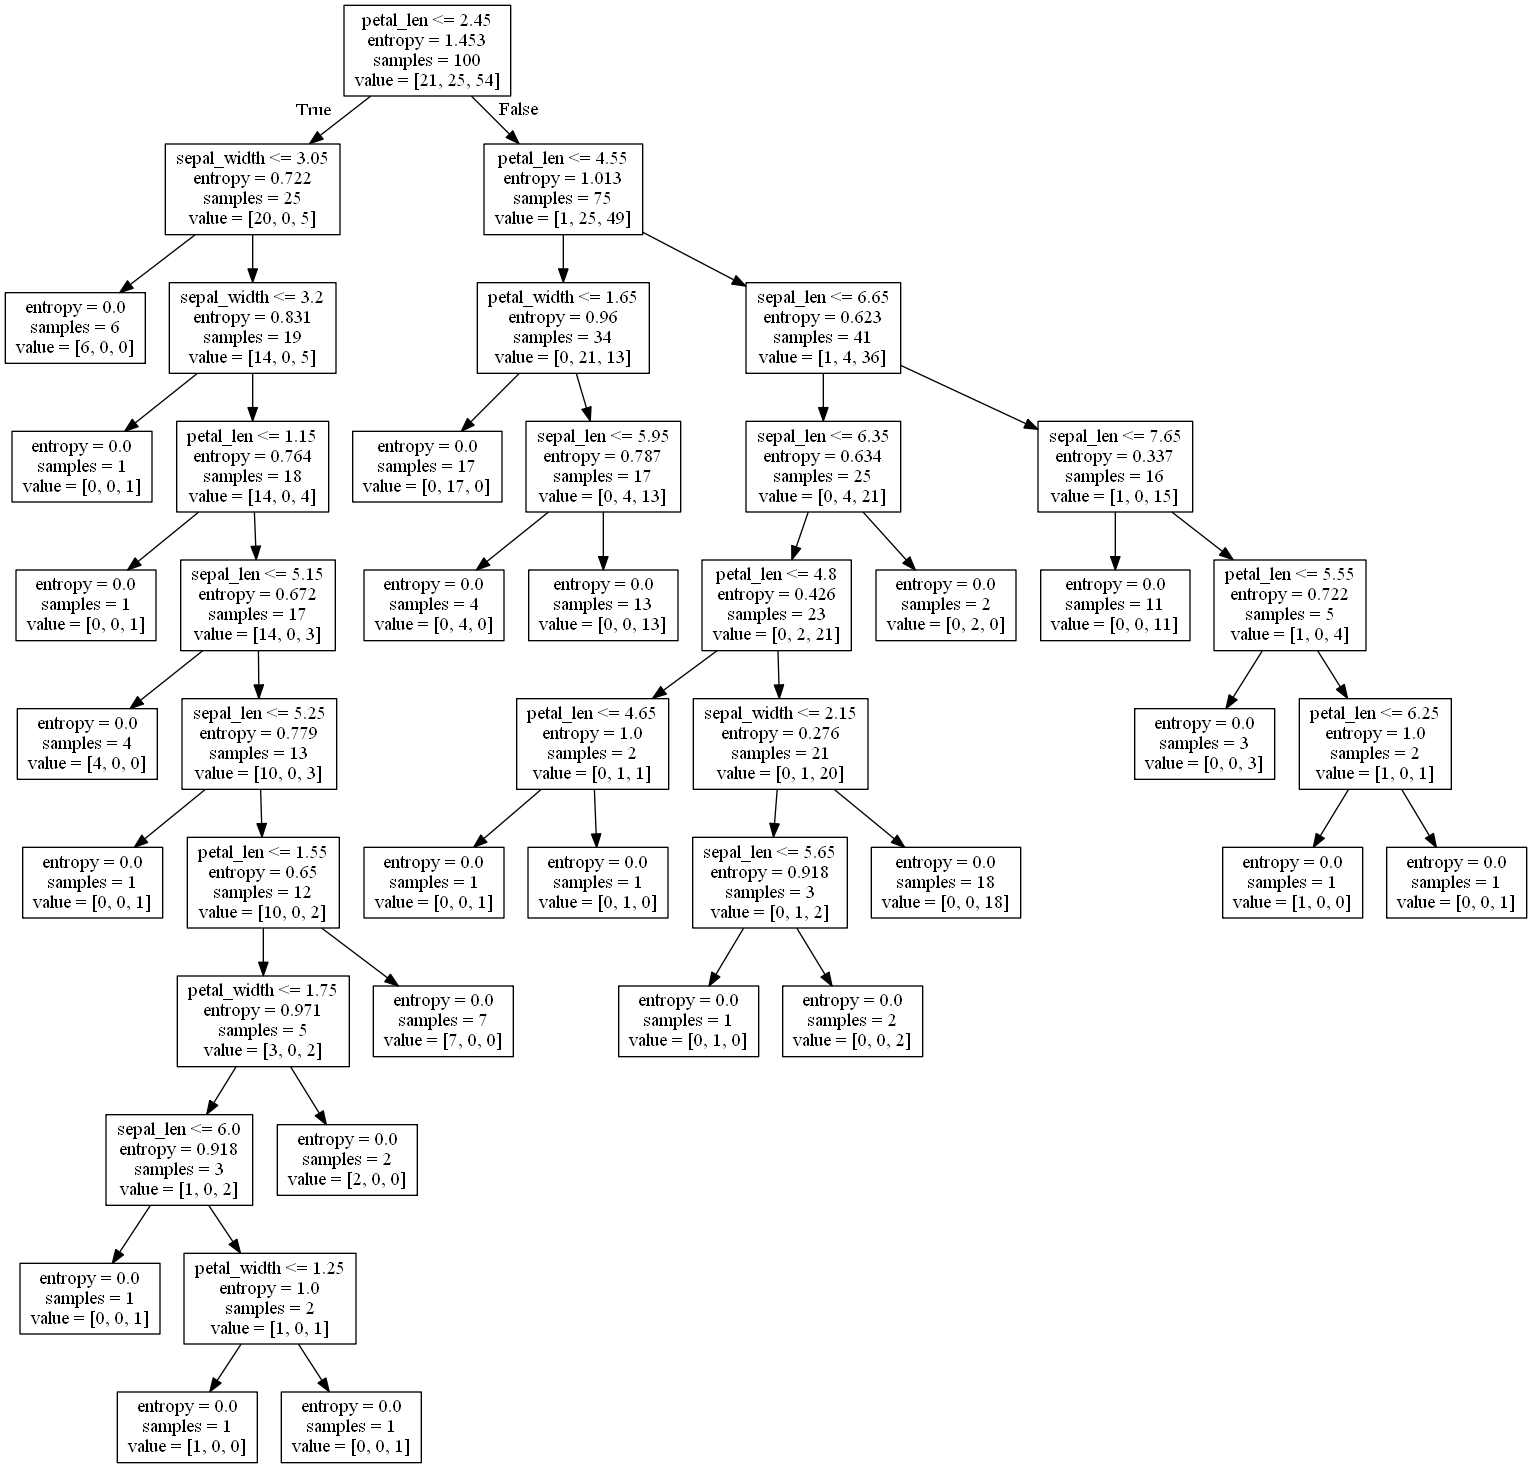

This figure's Python source:
# *************************************************************************
#  Topic  : Learning Decision Trees
#  File   : decisionTree.py
#  Author : Tanmay Shah
# *************************************************************************
from sklearn import tree
from sklearn.tree import export_graphviz

import graphviz
import pydotplus
import pandas as pd
import io

table_headers = ['sepal_len', 'sepal_width', 'petal_len', 'petal_width', 'class']
df = pd.read_csv("set_a.csv", names = table_headers)
#print(df)

# Fetures & Labels
X = df[['sepal_len','sepal_width','petal_len', 'petal_width']]
Y = df[['class']]

# decision tree classifier
clf = tree.DecisionTreeClassifier(criterion='entropy')

#train classifer
clf = clf.fit(X,Y)

#build decision tree
features_list = ['sepal_len', 'sepal_width', 'petal_len', 'petal_width']
def build_tree(tree, features, output_path):
	f = io.StringIO()
	export_graphviz(tree, out_file=f, feature_names=features)
	pydotplus.graph_from_dot_data(f.getvalue()).write_png(output_path)

# run program
def main():
	try:
		image_file = input("Enter filename to store decision tree output: ")
		image_file = image_file + '.png'
		build_tree(clf,features_list,image_file)
		print("Success! Output stored in file %s" % image_file)
	except:
		print("Something went wrong. Try again")
		exit()
main()
